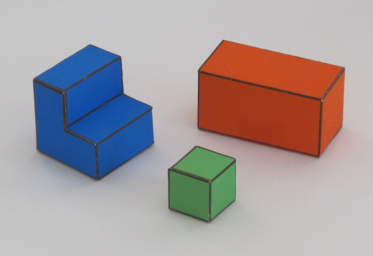
#> input picture Homeworks/hw1/img1.png, 373 x 256 px
$ jupyter execute --allow-errors Homework1_SimpleWorldY.ipynb
#> lines starting #> are read from the running program, lines starting #| are printed output that depends on the picture; after the words box and inside, x2 and y2 are one past the last pixel; in counts of white or black regions, pixels touching at a corner belong together
## Imports and download data

[cell 1]
import cv2
import math
import numpy as np
import matplotlib.pyplot as plt
from scipy.signal import convolve2d as conv2d
import scipy.sparse as sps
from PIL import Image

# Package for fast equation solving
from sys import platform
print(platform)
if platform == "linux" or platform == "linux2":
    ! apt-get install libsuitesparse-dev
elif platform == "darwin":
    ! brew install suite-sparse

import sparseqr

[cell 2]
# World parameters
alpha = 35*math.pi/180;

img = cv2.imread('img1.png')
#> img is the input picture: shape (256, 373, 3); mean B, G, R 158.7, 156.6, 165.7
img = img[:, :, ::-1].astype(np.float32)

nrows, ncols, colors = img.shape
#> nrows = 256; ncols = 373; colors = 3
ground = (np.min(img, axis=2) > 110).astype(np.float32)
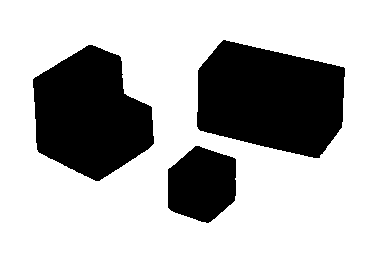
#> ground: shape (256, 373) float32; values 0 (black) and 1 (white), 70% white; 3 black regions, box (x1, y1, x2, y2) and area: (197, 40, 345, 158) 13187, (33, 45, 154, 181) 11411, (168, 146, 236, 223) 4091
foreground = (ground == 0).astype(np.float32)

m = np.mean(img, 2)
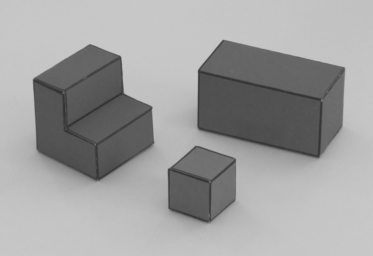
#> m: shape (256, 373) float32; min 48.67, max 201.3, mean 160.4
kern = np.array([[-1, 0, 1], [-2, 0, 2], [-1, 0, 1]], dtype=np.float32)
dmdx = conv2d(m, kern, 'same')
dmdy = conv2d(m, kern.transpose(), 'same')
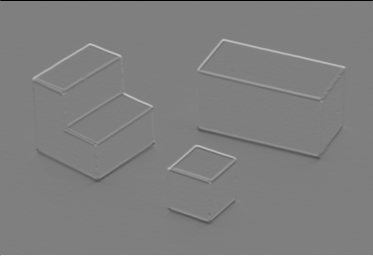
#> dmdy: shape (256, 373) float32; min -801.7, max 801, mean 0; drawn with min black and max white

mag = np.sqrt(dmdx**2 + dmdy**2)
mag[0, :] = 0
mag[-1, :] = 0
mag[:, 0] = 0
mag[:, -1] = 0
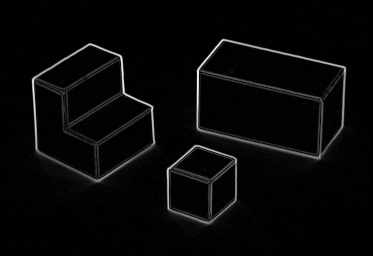
#> mag: shape (256, 373) float32; min 0, max 521.8, mean 16.5; drawn with min black and max white

theta = np.arctan2(dmdx, dmdy)
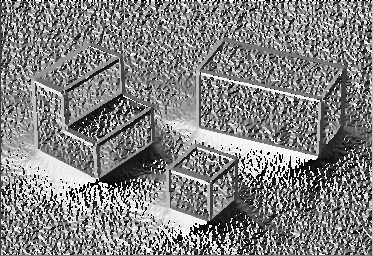
#> theta: shape (256, 373) float32; min -3.14, max 3.14, mean 0.0693; drawn with min black and max white
edges = mag >= 30
#> edges: shape (256, 373) bool; 8.9% white; 7 white regions (4 under 20 px), largest, box (x1, y1, x2, y2) and area: (31, 43, 157, 186) 3512, (194, 38, 347, 164) 3228, (166, 144, 240, 227) 1780
edges = edges * foreground
#> edges: shape (256, 373) float32; values 0 (black) and 1 (white), 6% white in thin lines or dots, all inside (x1, y1, x2, y2) = (33, 40, 345, 223)

## Occlusion and contact edges
pi = math.pi
vertical_edges = edges*((theta<115*pi/180)*(theta>65*pi/180)+(theta<-65*pi/180)*(theta>-115*pi/180));
#> vertical_edges: shape (256, 373) float32; values 0 (black) and 1 (white), 1.5% white; 37 white regions (26 under 20 px), largest, box (x1, y1, x2, y2) and area: (317, 102, 324, 157) 255, (61, 91, 69, 131) 198, (207, 183, 213, 220) 154
horizontal_edges = edges * (1-vertical_edges)
#> horizontal_edges: shape (256, 373) float32; values 0 (black) and 1 (white), 4.5% white in thin lines or dots, all inside (x1, y1, x2, y2) = (33, 40, 344, 223)

kern = np.array([[-1, -2, -1], [0, 0, 0], [1, 2, 1]], dtype=np.float32)
horizontal_ground_to_foreground_edges = (conv2d(ground, kern, 'same'))>0;
#> horizontal_ground_to_foreground_edges: shape (256, 373) bool; 1.5% white in thin lines or dots, all inside (x1, y1, x2, y2) = (0, 39, 373, 256)
horizontal_foreground_to_ground_edges = (conv2d(foreground, kern, 'same'))>0;
#> horizontal_foreground_to_ground_edges: shape (256, 373) bool; 1.1% white in thin lines or dots, all inside (x1, y1, x2, y2) = (32, 75, 346, 224)
vertical_ground_to_foreground_edges = vertical_edges*np.abs(conv2d(ground, kern.transpose(), 'same'))>0
#> vertical_ground_to_foreground_edges: shape (256, 373) bool; 0.38% white in thin lines or dots, all inside (x1, y1, x2, y2) = (33, 41, 345, 220)


occlusion_edges = edges*(vertical_ground_to_foreground_edges + horizontal_ground_to_foreground_edges)
#> occlusion_edges: shape (256, 373) float32; values 0 (black) and 1 (white), 0.86% white in thin lines or dots, all inside (x1, y1, x2, y2) = (33, 40, 345, 220)
contact_edges   = horizontal_edges*(horizontal_foreground_to_ground_edges);
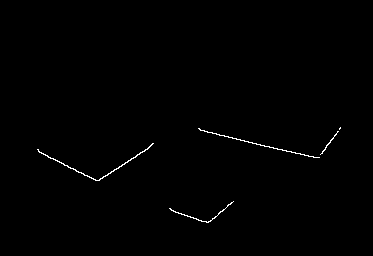
#> contact_edges: shape (256, 373) float32; values 0 (black) and 1 (white), 0.49% white in thin lines or dots, all inside (x1, y1, x2, y2) = (37, 127, 341, 223)


E = np.concatenate([vertical_edges[:,:,None],
                    horizontal_edges[:,:,None],
                    np.zeros(occlusion_edges.shape)[:,:,None]], 2)
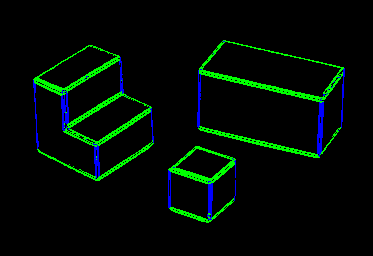
#> E: shape (256, 373, 3) float64; mean of channels 0, 1, 2 0.0147, 0.0452, 0; drawn as B, G, R


# Plot
plt.figure()
plt.subplot(2,2,1)
plt.imshow(img.astype(np.uint8))
plt.axis('off')
plt.title('Input image')
plt.subplot(2,2,2)
plt.imshow(edges == 0, cmap='gray')
plt.axis('off')
plt.title('Edges')

# Normals
K = 3
ey, ex = np.where(edges[::K, ::K])
#> ey = 619 values from 14 to 74; ex = 619 values, max 114 at index 61, min 11 at index 107, mean 61.29
ex *= K
#> ex = 619 values, max 342 at index 61, min 33 at index 107, mean 183.9
ey *= K
#> ey = 619 values from 42 to 222
plt.figure()
plt.subplot(2,2,3)
plt.imshow(np.max(mag)-mag, cmap='gray')
dxe = dmdx[::K, ::K][edges[::K, ::K] > 0]
#> dxe = 619 values, max 483.7 at index 81, min -487.7 at index 176, mean 12.44
dye = dmdy[::K, ::K][edges[::K, ::K] > 0]
#> dye = 619 values, max 368.7 at index 226, min -278.3 at index 618, mean 6.27
n = np.sqrt(dxe**2 + dye**2)
#> n = 619 values, max 488.3 at index 176, min 30.41 at index 435, mean 131
dxe = dxe/n
#> dxe = 619 values, max 1 at index 240, min -1 at index 293, mean 0.015
dye = dye/n
#> dye = 619 values, max 1 at index 91, min -1 at index 199, mean 0.0713
plt.quiver(ex, ey, dxe, -dye, color='r')
plt.axis('off')
plt.title('Normals')
plt.show()
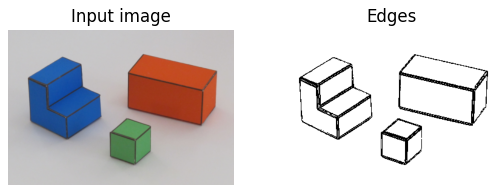
#> figure drawn by matplotlib, 2 panels
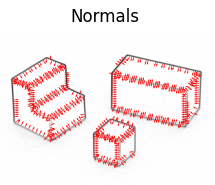
#> figure drawn by matplotlib, 1 panel


# Edges and boundaries
plt.figure()
plt.subplot(2,2,1)
plt.imshow(img.astype(np.uint8))
plt.axis('off')
plt.title('Input image')


plt.subplot(2,2,2)
plt.imshow(E+(edges == 0)[:, :, None])
plt.axis('off')
plt.title('Edges')


plt.subplot(2,2,3)
plt.imshow(1-(occlusion_edges>0), cmap='gray')
plt.axis('off')
plt.title('Occlusion boundaries')

plt.subplot(2,2,4)
plt.imshow(1-contact_edges, cmap='gray')
plt.axis('off')
plt.title('Contact boundaries');
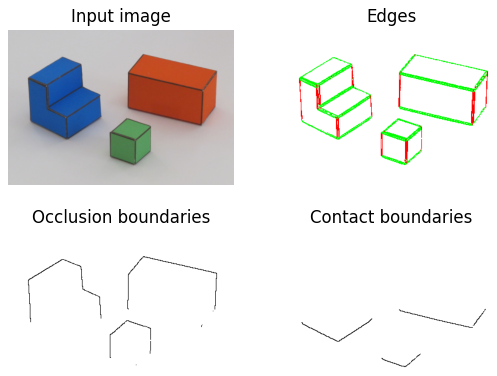
#> figure drawn by matplotlib, 4 panels

# Build constraints
Fill out code **here**

#> (a cell that did not finish here is left out)

[cell 4]
def sparseMatrix(i, j, Aij, imsize):
    """ Build a sparse matrix containing 2D linear neighborhood operators
    Input:
        Aij = [ni, nj, nc] nc: number of neighborhoods with contraints
        i: row index
        j: column index
        imsize: [nrows ncols]
    Returns:
        A: a sparse matrix. Each row contains one 2D linear operator
    """
    ni, nj, nc = Aij.shape
    nij = ni*nj

    a = np.zeros((nc*nij))
    m = np.zeros((nc*nij))
    n = np.zeros((nc*nij))
    grid_range = np.arange(-(ni-1)/2, 1+(ni-1)/2)
    jj, ii = np.meshgrid(grid_range, grid_range)
    ii = ii.reshape(-1,order='F')
    jj = jj.reshape(-1,order='F')


    k = 0
    for c in range(nc):
        # Get matrix index
        x = (i[c]+ii) + (j[c]+jj)*nrows
        a[k:k+nij] = Aij[:,:,c].reshape(-1,order='F')
        m[k:k+nij] = c
        n[k:k+nij] = x

        k += nij

    m = m.astype(np.int32)
    n = n.astype(np.int32)
    A = sps.csr_matrix((a, (m,  n)))

    return A

# Build sparse matrix

#> (a cell that did not finish here is left out)

# Solve system

#> (a cell that did not finish here is left out)

#> (a cell that did not finish here is left out)

# Render Image

[cell 8]
E = occlusion_edges.astype(np.float32);
E[E > 0] = np.nan;
#> E: shape (256, 373) float32; 0.86% of the values are NaN or infinite; the others: min 0, max 0, mean 0
#> (the rest of this cell did not finish here and is left out)

$ run again, with Homeworks/hw1/img2.png copied over Homeworks/hw1/img1.png
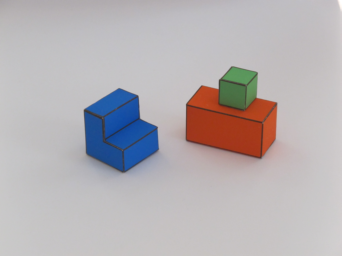
#> input picture Homeworks/hw1/img2.png, 342 x 256 px
#> img is the input picture: shape (256, 342, 3); mean B, G, R 179.6, 176.8, 181.9
#> ground: shape (256, 342) float32; values 0 (black) and 1 (white), 88.2% white; 2 black regions, box (x1, y1, x2, y2) and area: (186, 67, 277, 159) 5944, (84, 88, 159, 173) 4397
#> vertical_edges: shape (256, 342) float32; values 0 (black) and 1 (white), 0.81% white in thin lines or dots, all inside (x1, y1, x2, y2) = (84, 73, 277, 171)
#> horizontal_edges: shape (256, 342) float32; values 0 (black) and 1 (white), 2.4% white in thin lines or dots, all inside (x1, y1, x2, y2) = (84, 67, 277, 173)
#> horizontal_ground_to_foreground_edges: shape (256, 342) bool; 1% white in thin lines or dots, all inside (x1, y1, x2, y2) = (0, 66, 342, 256)
#> horizontal_foreground_to_ground_edges: shape (256, 342) bool; 0.6% white in thin lines or dots, all inside (x1, y1, x2, y2) = (83, 74, 278, 174)
#> vertical_ground_to_foreground_edges: shape (256, 342) bool; 0.24% white in thin lines or dots, all inside (x1, y1, x2, y2) = (84, 73, 277, 157)
#> occlusion_edges: shape (256, 342) float32; values 0 (black) and 1 (white), 0.5% white in thin lines or dots, all inside (x1, y1, x2, y2) = (84, 67, 277, 157)
#> contact_edges: shape (256, 342) float32; values 0 (black) and 1 (white), 0.27% white in thin lines or dots, all inside (x1, y1, x2, y2) = (87, 140, 275, 173)
#> `E = np.concatenate([vertical_edges[:,:,None], horizontal_edges[:,:,Non..`:
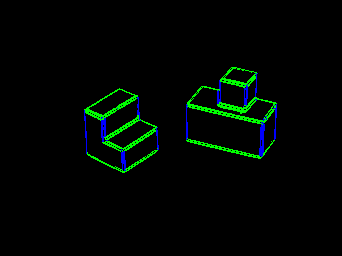
#> E: shape (256, 342, 3) float64; mean of channels 0, 1, 2 0.00811, 0.0237, 0; drawn as B, G, R
#> `ey, ex = np.where(edges[::K, ::K])`: ey = 306 values from 23 to 57; ex = 306 values, max 92 at index 85, min 28 at index 110, mean 61.19
#> `ex *= K`: ex = 306 values, max 276 at index 85, min 84 at index 110, mean 183.6
#> `ey *= K`: ey = 306 values from 69 to 171
#> `dxe = dmdx[::K, ::K][edges[::K, ::K] > 0]`: dxe = 306 values, max 471.3 at index 73, min -393 at index 50, mean 5.56
#> `dye = dmdy[::K, ::K][edges[::K, ::K] > 0]`: dye = 306 values, max 372.7 at index 27, min -297 at index 284, mean 2.37
#> n = 306 values, max 471.4 at index 73, min 30.15 at index 19, mean 123.3
#> `dxe = dxe/n`: dxe = 306 values, max 1 at index 137, min -1 at index 185, mean -0.0517
#> `dye = dye/n`: dye = 306 values, max 0.999 at index 223, min -1 at index 140, mean 0.0448
#> `[cell 2] # World parameters alpha = 35*math.pi/180;  img = cv2.imread(..`:
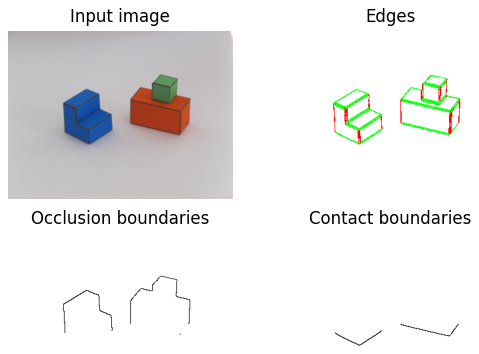
#> figure drawn by matplotlib, 4 panels

$ run again, with Homeworks/hw1/img3.png copied over Homeworks/hw1/img1.png
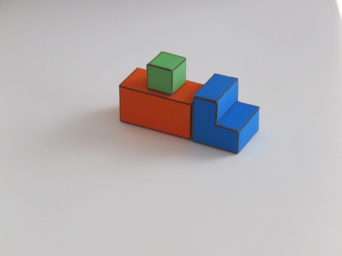
#> input picture Homeworks/hw1/img3.png, 342 x 256 px
#> img is the input picture: shape (256, 342, 3); mean B, G, R 184, 182.1, 185.1
#> ground: shape (256, 342) float32; values 0 (black) and 1 (white), 89.7% white; 1 black region, box (x1, y1, x2, y2) and area: (119, 52, 259, 154) 9019
#> vertical_edges: shape (256, 342) float32; values 0 (black) and 1 (white), 0.73% white; 19 white regions (11 under 20 px), largest, box (x1, y1, x2, y2) and area: (189, 97, 196, 140) 212, (214, 101, 219, 126) 101, (119, 85, 122, 121) 70
#> horizontal_edges: shape (256, 342) float32; values 0 (black) and 1 (white), 2.3% white in thin lines or dots, all inside (x1, y1, x2, y2) = (120, 52, 259, 154)
#> horizontal_ground_to_foreground_edges: shape (256, 342) bool; 0.91% white in thin lines or dots, all inside (x1, y1, x2, y2) = (0, 51, 342, 256)
#> horizontal_foreground_to_ground_edges: shape (256, 342) bool; 0.51% white in thin lines or dots, all inside (x1, y1, x2, y2) = (118, 59, 260, 155)
#> vertical_ground_to_foreground_edges: shape (256, 342) bool; 0.11% white in thin lines or dots, all inside (x1, y1, x2, y2) = (119, 59, 259, 153)
#> occlusion_edges: shape (256, 342) float32; values 0 (black) and 1 (white), 0.34% white in thin lines or dots, all inside (x1, y1, x2, y2) = (119, 52, 259, 153)
#> contact_edges: shape (256, 342) float32; values 0 (black) and 1 (white), 0.22% white in thin lines or dots, all inside (x1, y1, x2, y2) = (120, 59, 258, 154)
#> `ey, ex = np.where(edges[::K, ::K])`: ey = 302 values from 18 to 51; ex = 302 values, max 86 at index 167, min 40 at index 49, mean 62.16
#> `ex *= K`: ex = 302 values, max 258 at index 167, min 120 at index 49, mean 186.5
#> `ey *= K`: ey = 302 values from 54 to 153
#> `dxe = dmdx[::K, ::K][edges[::K, ::K] > 0]`: dxe = 302 values, max 291.3 at index 20, min -298 at index 134, mean -0.74
#> `dye = dmdy[::K, ::K][edges[::K, ::K] > 0]`: dye = 302 values, max 384.3 at index 54, min -285.7 at index 301, mean 6.76
#> n = 302 values, max 440.2 at index 20, min 30.2 at index 52, mean 120.2
#> `dxe = dxe/n`: dxe = 302 values, max 1 at index 103, min -1 at index 251, mean -0.0365
#> `dye = dye/n`: dye = 302 values, max 0.999 at index 114, min -0.998 at index 121, mean -0.00493
#> `[cell 2] # World parameters alpha = 35*math.pi/180;  img = cv2.imread(..`:
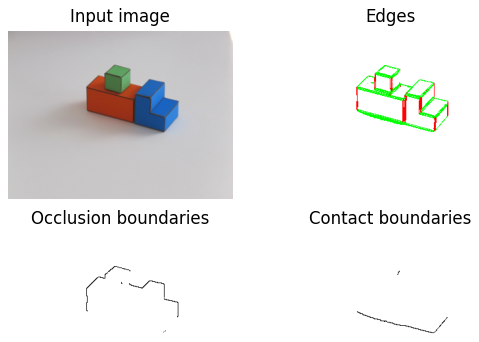
#> figure drawn by matplotlib, 4 panels
